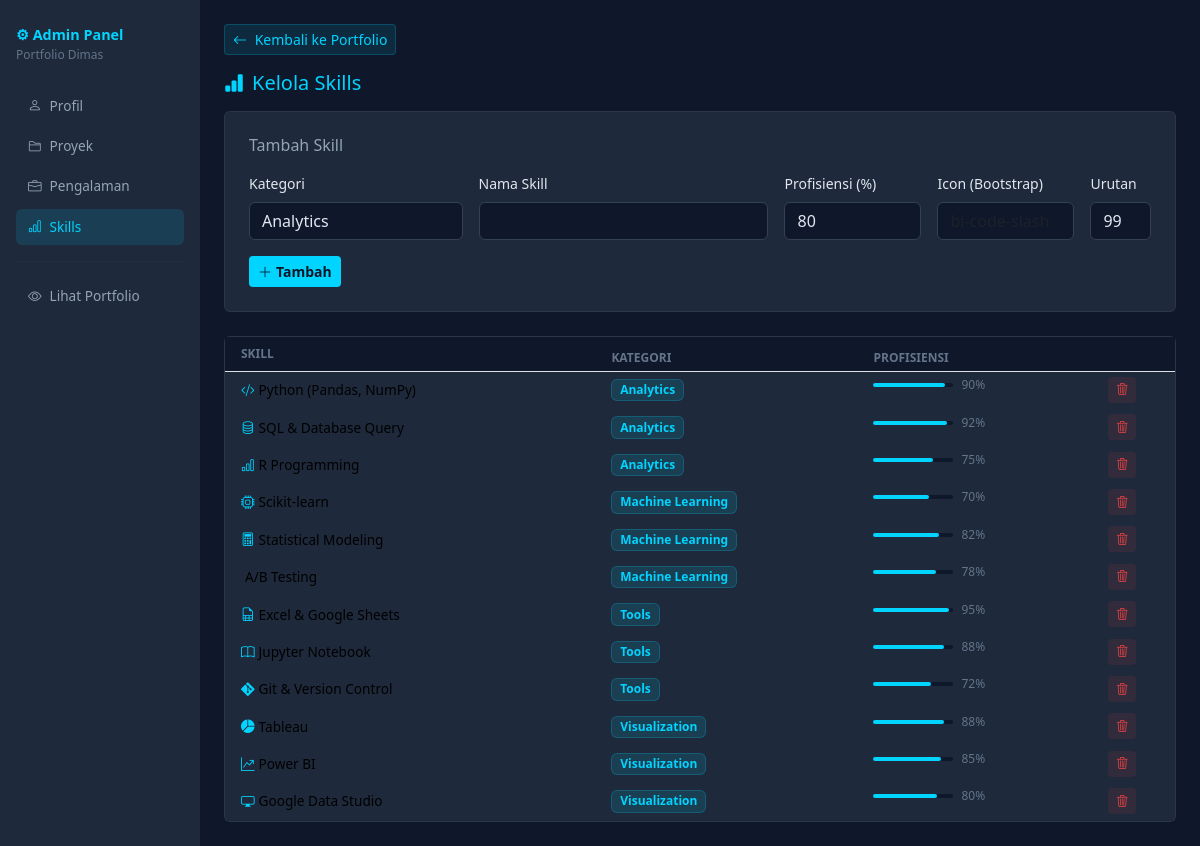
The app's page /admin.php?section=skills with its own data.
### tables this page shows
CREATE TABLE skills (
            id          INTEGER PRIMARY KEY AUTOINCREMENT,
            category    TEXT,
            name        TEXT,
            proficiency INTEGER CHECK(proficiency BETWEEN 0 AND 100),
            icon        TEXT,
            sort_order  INTEGER DEFAULT 0
        );

### includes/functions.php (called while the page is built, shortened)
<?php
function h(string $str): string {
    return htmlspecialchars($str, ENT_QUOTES, 'UTF-8');
}

### admin.php (the view, shortened to what this page needs)
<?php
require_once __DIR__ . '/includes/functions.php';
$db = getDB();
$section = $_GET['section'] ?? 'profile';
$profile  = getProfile();
$allSkills = $db->query("SELECT * FROM skills ORDER BY category, sort_order")->fetchAll();
?>
<!DOCTYPE html>
<html lang="id">
<head>
    <link href="https://cdn.jsdelivr.net/npm/bootstrap@5.3.2/dist/css/bootstrap.min.css" rel="stylesheet">
    <link href="https://cdn.jsdelivr.net/npm/bootstrap-icons@1.11.3/font/bootstrap-icons.min.css" rel="stylesheet">
</head>
<body>
<div class="container-fluid">
<div class="row">
    <div class="col-md-2 sidebar">
        <div class="mb-4">
            <div style="color:#00d4ff;font-weight:700;font-size:.9rem;">⚙ Admin Panel</div>
            <div style="color:#64748b;font-size:.75rem;">Portfolio Dimas</div>
        </div>
        <nav class="nav flex-column gap-1">
            <a href="?section=profile"    class="nav-link <?= $section==='profile'?'active':'' ?>"><i class="bi bi-person me-2"></i>Profil</a>
            <a href="?section=projects"   class="nav-link <?= $section==='projects'?'active':'' ?>"><i class="bi bi-folder2 me-2"></i>Proyek</a>
            <a href="?section=experience" class="nav-link <?= $section==='experience'?'active':'' ?>"><i class="bi bi-briefcase me-2"></i>Pengalaman</a>
            <a href="?section=skills"     class="nav-link <?= $section==='skills'?'active':'' ?>"><i class="bi bi-bar-chart me-2"></i>Skills</a>
        </nav>
        <hr style="border-color:#334155">
        <a href="index.php" class="nav-link" target="_blank"><i class="bi bi-eye me-2"></i>Lihat Portfolio</a>
    </div>
    <div class="col-md-10 p-4">
        <a href="index.php" class="btn btn-sm mb-3" style="background:rgba(0,212,255,.1);color:#00d4ff;border:1px solid rgba(0,212,255,.2);">
            <i class="bi bi-arrow-left me-1"></i> Kembali ke Portfolio
        </a>
        <?php if ($section === 'profile'): ?>
        <h5 class="mb-3"><i class="bi bi-person-fill me-2"></i>Edit Profil</h5>
        <div class="card p-4">
            <form method="POST">
                <input type="hidden" name="action" value="update_profile">
                <div class="row g-3">
                    <div class="col-md-6"><label class="form-label small">Nama</label>
                        <input class="form-control" name="name" value="<?= h($profile['name'] ?? '') ?>" required></div>
                    <div class="col-md-6"><label class="form-label small">Tagline</label>
                        <input class="form-control" name="tagline" value="<?= h($profile['tagline'] ?? '') ?>"></div>
                    <div class="col-12"><label class="form-label small">Bio</label>
                        <textarea class="form-control" name="bio" rows="4"><?= h($profile['bio'] ?? '') ?></textarea></div>
                    <div class="col-md-6"><label class="form-label small">Email</label>
                        <input class="form-control" name="email" type="email" value="<?= h($profile['email'] ?? '') ?>"></div>
                    <div class="col-md-6"><label class="form-label small">Telepon</label>
                        <input class="form-control" name="phone" value="<?= h($profile['phone'] ?? '') ?>"></div>
                    <div class="col-md-4"><label class="form-label small">Lokasi</label>
                        <input class="form-control" name="location" value="<?= h($profile['location'] ?? '') ?>"></div>
                    <div class="col-md-4"><label class="form-label small">LinkedIn URL</label>
                        <input class="form-control" name="linkedin" value="<?= h($profile['linkedin'] ?? '') ?>"></div>
                    <div class="col-md-4"><label class="form-label small">GitHub URL</label>
                        <input class="form-control" name="github" value="<?= h($profile['github'] ?? '') ?>"></div>
                    <div class="col-md-3"><label class="form-label small">Tahun Pengalaman</label>
                        <input class="form-control" name="years_experience" type="number" value="<?= h((string)($profile['years_experience'] ?? 0)) ?>"></div>
                </div>
                <button type="submit" class="btn mt-3" style="background:#00d4ff;color:#0a1628;font-weight:600;">
                    <i class="bi bi-save me-1"></i> Simpan Perubahan
                </button>
            </form>
        </div>
        <?php elseif ($section === 'skills'): ?>
        <h5 class="mb-3"><i class="bi bi-bar-chart-fill me-2"></i>Kelola Skills</h5>
        <div class="card p-4 mb-4">
            <h6 class="mb-3" style="color:#94a3b8">Tambah Skill</h6>
            <form method="POST">
                <div class="row g-3">
                    <div class="col-md-3"><label class="form-label small">Kategori</label>
                        <select class="form-select" name="category">
                            <option>Analytics</option><option>Visualization</option>
                        </select></div>
                    <div class="col-md-4"><label class="form-label small">Nama Skill</label>
                        <input class="form-control" name="name" required></div>
                    <div class="col-md-2"><label class="form-label small">Profisiensi (%)</label>
                        <input class="form-control" name="proficiency" type="number" min="0" max="100" value="80"></div>
                    <div class="col-md-2"><label class="form-label small">Icon (Bootstrap)</label>
                        <input class="form-control" name="icon" placeholder="bi-code-slash"></div>
                    <div class="col-md-1"><label class="form-label small">Urutan</label>
                        <input class="form-control" name="sort_order" type="number" value="99"></div>
                </div>
                <button type="submit" class="btn mt-3 btn-sm" style="background:#00d4ff;color:#0a1628;font-weight:600;">
                    <i class="bi bi-plus-lg me-1"></i>Tambah
                </button>
            </form>
        </div>
        <div class="card p-0">
            <table class="table table-sm mb-0">
                <thead style="background:#0f172a"><tr>
                    <th class="ps-3 py-2" style="color:#64748b;font-size:.75rem;">SKILL</th>
                    <th style="color:#64748b;font-size:.75rem;">KATEGORI</th>
                    <th style="color:#64748b;font-size:.75rem;">PROFISIENSI</th>
                    <th></th>
                </tr></thead>
                <tbody>
                <?php foreach ($allSkills as $sk): ?>
                <tr style="border-color:#1e293b">
                    <td class="ps-3 py-2" style="font-size:.85rem;">
                        <i class="bi <?= h($sk['icon']) ?> me-1" style="color:#00d4ff"></i><?= h($sk['name']) ?>
                    </td>
                    <td><span class="badge badge-cyan"><?= h($sk['category']) ?></span></td>
                    <td>
                        <div style="display:flex;align-items:center;gap:.5rem">
                            <div style="width:80px;height:4px;background:#0f172a;border-radius:2px">
                                <div style="width:<?= (int)$sk['proficiency'] ?>%;height:100%;background:#00d4ff;border-radius:2px"></div>
                            </div>
                            <span style="font-size:.75rem;color:#64748b"><?= (int)$sk['proficiency'] ?>%</span>
                        </div>
                    </td>
                    <td>
                        <form method="POST" onsubmit="return confirm('Hapus skill ini?')">
                            <button type="submit" class="btn btn-sm" style="background:rgba(239,68,68,.1);color:#ef4444;border:none;font-size:.75rem;">
                                <i class="bi bi-trash3"></i>
                            </button>
                        </form>
                    </td>
                </tr>
                <?php endforeach; ?>
                </tbody>
            </table>
        </div>
        <?php endif; ?>
    </div>
</div>
</div>
</body>
</html>

### admin.php (style rules this page uses)
body { background: #0f172a; color: #e2e8f0; font-family: system-ui, sans-serif; }
.sidebar { background: #1e293b; min-height: 100vh; padding: 1.5rem 1rem; }
.nav-link { color: #94a3b8; border-radius: 6px; padding: .5rem .75rem; font-size: .85rem; }
.nav-link:hover, .nav-link.active { background: rgba(0,212,255,.12); color: #00d4ff; }
.card { background: #1e293b; border: 1px solid rgba(255,255,255,.06); color: #e2e8f0; }
.form-control, .form-select { background: #0f172a; border-color: #334155; color: #e2e8f0; }
.table { color: #e2e8f0; }
.table > :not(caption) > * > * { background: transparent; }
h5 { color: #00d4ff; }
.badge-cyan { background: rgba(0,212,255,.12); color: #00d4ff; border: 1px solid rgba(0,212,255,.2); }

### records on screen
skills: name "Python (Pandas, NumPy)", category "Analytics", proficiency "90"
skills: name "SQL & Database Query", category "Analytics", proficiency "92"
skills: name "R Programming", category "Analytics", proficiency "75"
skills: name "Scikit-learn", category "Machine Learning", proficiency "70"
skills: name "Statistical Modeling", category "Machine Learning", proficiency "82"
skills: name "A/B Testing", category "Machine Learning", proficiency "78"
skills: name "Excel & Google Sheets", category "Tools", proficiency "95"
skills: name "Jupyter Notebook", category "Tools", proficiency "88"
skills: name "Git & Version Control", category "Tools", proficiency "72"
skills: name "Tableau", category "Visualization", proficiency "88"
skills: name "Power BI", category "Visualization", proficiency "85"
skills: name "Google Data Studio", category "Visualization", proficiency "80"
